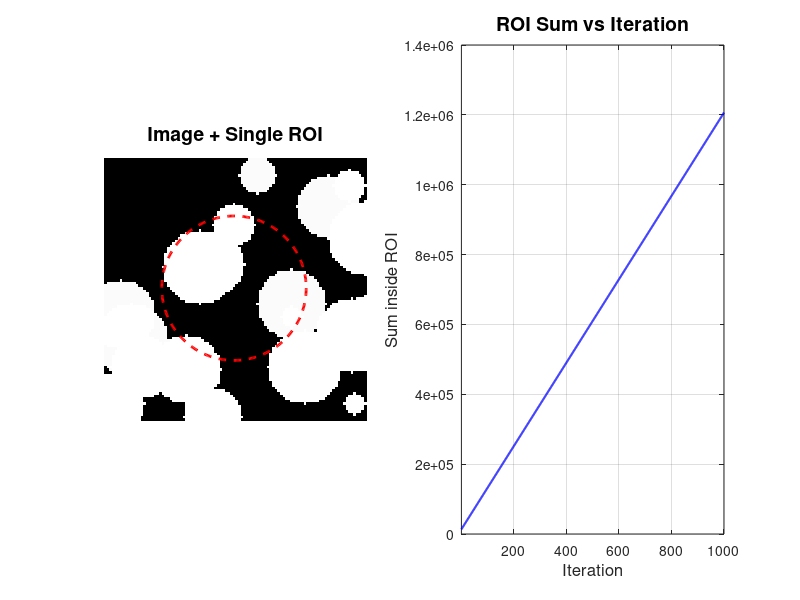
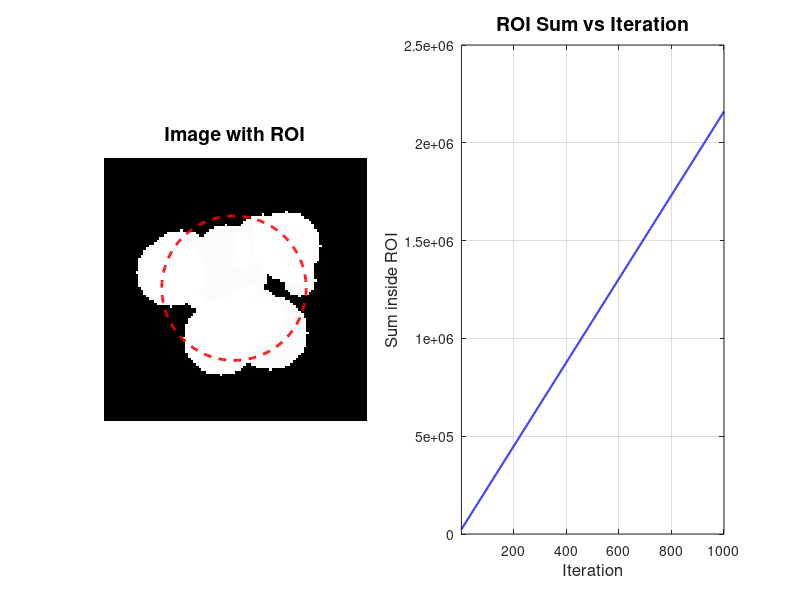

Reproduce these figures in MATLAB, in order.
%% Single ROI With SUM instead of Y_intercept 

clear; close all; clc;

% 1) Build the toy image
imgSize    = 100;
background = ones(imgSize);

[Xbg, Ybg] = meshgrid(1:imgSize, 1:imgSize);
numRandomCircles = 20;
minRadius = 3; maxRadius = 15;
randomMask = false(imgSize);

for k = 1:numRandomCircles
    cx = randi(imgSize);
    cy = randi(imgSize);
    r  = randi([minRadius, maxRadius]);
    thisMask = (Xbg - cx).^2 + (Ybg - cy).^2 <= r.^2;
    randomMask = randomMask | thisMask;
    background(thisMask) = background(thisMask) + rand()*10;
end

img = background;  % working image

% 2) Define a single circular ROI
l1      = 10;
xcenter = imgSize/2;
ycenter = imgSize/2;
width_s = l1 * 1.1;
radius  = width_s * 2.5;         % just one ROI now
[X, Y]   = meshgrid(1:imgSize, 1:imgSize);

% precompute ROI mask
maskROI = (X - xcenter).^2 + (Y - ycenter).^2 <= radius^2;

% 3) Preallocate storage for sum-in-ROI
numIterations = 1000;
sumROI        = zeros(1, numIterations);

% 4) Growth parameters
growthRate     = 1;      % your chosen value
brightnessStep = 1;      % your chosen value

% 5) Create figure with two subplots
hFig = figure('Name','Dynamic ROI Sum','NumberTitle','off',...
              'Position',[200 200 900 400]);

% a) Left: image
hAxImg = subplot(1,2,1);
hImg   = imagesc(img, 'Parent', hAxImg);
colormap(hAxImg,'gray');
axis(hAxImg,'image','off');
hold(hAxImg,'on');
theta = linspace(0,2*pi,360);
plot(hAxImg, xcenter + radius*cos(theta), ...
             ycenter + radius*sin(theta), 'r--','LineWidth',2);
title(hAxImg,'Image + Single ROI','FontSize',14);

% b) Right: live sum plot
hAxPlot = subplot(1,2,2);
hPlot   = plot(hAxPlot, nan, nan, 'b-','LineWidth',1.5);
xlabel(hAxPlot,'Iteration','FontSize',12);
ylabel(hAxPlot,'Sum inside ROI','FontSize',12);
title(hAxPlot,'ROI Sum vs Iteration','FontSize',14);
xlim(hAxPlot, [1 numIterations]);
grid(hAxPlot,'on');
hold(hAxPlot,'on');

% 6) Main loop: ramp brightness, update sum plot
for iter = 1:numIterations
    % brighten randomly masked region
    img(randomMask) = img(randomMask) + brightnessStep;

    % compute sum inside the single ROI
    sumROI(iter) = sum( img(maskROI) );

    % update image display
    set(hImg,   'CData', img);

    % update live sum plot
    set(hPlot, 'XData', 1:iter, ...
               'YData', sumROI(1:iter));

    drawnow;
end

%% 

clear; close all; clc;

% 1) Build the toy image
imgSize    = 100;
background = ones(imgSize);

% Precompute ROI geometry
l1      = 10;
xcenter = imgSize/2;
ycenter = imgSize/2;
width_s = l1 * 1.1;
radius  = width_s * 2.5;
[X, Y]   = meshgrid(1:imgSize, 1:imgSize);
maskROI  = (X - xcenter).^2 + (Y - ycenter).^2 <= radius^2;

% 2) Generate random circles, but *only inside* that ROI
numRandomCircles = 20;
minR = 3; maxR = 15;
randomMask = false(imgSize);

for k = 1:numRandomCircles
    % sample a random point inside the ROI circle
    r_samp    = radius * sqrt(rand());      % sqrt for uniform area
    theta_samp= 2*pi * rand();
    cx = round(xcenter + r_samp * cos(theta_samp));
    cy = round(ycenter + r_samp * sin(theta_samp));
    % ensure inside bounds
    cx = min(max(cx,1),imgSize);
    cy = min(max(cy,1),imgSize);
    
    % now paint a small circle of random radius & amplitude
    rr = randi([minR, maxR]);
    thisMask = (X-cx).^2 + (Y-cy).^2 <= rr^2;
    randomMask = randomMask | thisMask;
    background(thisMask) = background(thisMask) + rand()*10;
end

img = background;  % working image

% 3) Preallocate storage for sum‐in‐ROI
numIterations = 1000;
sumROI        = zeros(1, numIterations);

% 4) Growth parameters
growthRate     = 1;
brightnessStep = 1;

% 5) Create figure with two subplots
hFig = figure('Name','Dynamic ROI Sum','NumberTitle','off',...
              'Position',[200 200 900 400]);

% a) Left: image + ROI
hAxImg = subplot(1,2,1);
hImg   = imagesc(img, 'Parent', hAxImg);
colormap(hAxImg,'gray');
axis(hAxImg,'image','off');
hold(hAxImg,'on');
theta = linspace(0,2*pi,360);
plot(hAxImg, xcenter + radius*cos(theta), ...
             ycenter + radius*sin(theta), 'r--','LineWidth',2);
title(hAxImg,'Image with ROI','FontSize',14);

% b) Right: live sum plot
hAxPlot = subplot(1,2,2);
hPlot   = plot(hAxPlot, nan, nan, 'b-','LineWidth',1.5);
xlabel(hAxPlot,'Iteration','FontSize',12);
ylabel(hAxPlot,'Sum inside ROI','FontSize',12);
title(hAxPlot,'ROI Sum vs Iteration','FontSize',14);
xlim(hAxPlot, [1 numIterations]);
grid(hAxPlot,'on');
hold(hAxPlot,'on');

% 6) Main loop: ramp brightness, update sum plot
for iter = 1:numIterations
    % brighten only inside those initial random spots
    img(randomMask) = img(randomMask) + brightnessStep;

    % compute sum inside our single ROI
    sumROI(iter) = sum( img(maskROI) );

    % update image display
    set(hImg, 'CData', img);

    % update live sum plot
    set(hPlot, 'XData', 1:iter, ...
               'YData', sumROI(1:iter));

    drawnow;
end